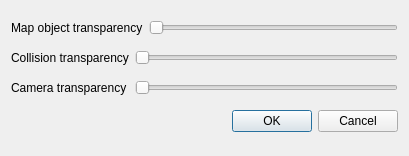
<?xml version="1.0" encoding="UTF-8"?>
<ui version="4.0">
 <class>TransparencyDialog</class>
 <widget class="QDialog" name="TransparencyDialog">
  <property name="geometry">
   <rect>
    <x>0</x>
    <y>0</y>
    <width>409</width>
    <height>156</height>
   </rect>
  </property>
  <property name="windowTitle">
   <string>Object transparency</string>
  </property>
  <layout class="QGridLayout" name="gridLayout">
   <item row="0" column="0" colspan="2">
    <widget class="QLabel" name="label">
     <property name="text">
      <string>Map object transparency</string>
     </property>
    </widget>
   </item>
   <item row="0" column="2">
    <widget class="QSlider" name="sliderMapObjects">
     <property name="minimum">
      <number>10</number>
     </property>
     <property name="maximum">
      <number>100</number>
     </property>
     <property name="orientation">
      <enum>Qt::Horizontal</enum>
     </property>
    </widget>
   </item>
   <item row="1" column="0">
    <widget class="QLabel" name="label_2">
     <property name="text">
      <string>Collision transparency</string>
     </property>
    </widget>
   </item>
   <item row="1" column="1" colspan="2">
    <widget class="QSlider" name="sliderMapCollision">
     <property name="minimum">
      <number>10</number>
     </property>
     <property name="maximum">
      <number>100</number>
     </property>
     <property name="orientation">
      <enum>Qt::Horizontal</enum>
     </property>
    </widget>
   </item>
   <item row="2" column="0">
    <widget class="QLabel" name="label_3">
     <property name="text">
      <string>Camera transparency</string>
     </property>
    </widget>
   </item>
   <item row="2" column="1" colspan="2">
    <widget class="QSlider" name="sliderCamera">
     <property name="minimum">
      <number>10</number>
     </property>
     <property name="maximum">
      <number>100</number>
     </property>
     <property name="orientation">
      <enum>Qt::Horizontal</enum>
     </property>
    </widget>
   </item>
   <item row="3" column="0" colspan="3">
    <widget class="QDialogButtonBox" name="buttonBox">
     <property name="orientation">
      <enum>Qt::Horizontal</enum>
     </property>
     <property name="standardButtons">
      <set>QDialogButtonBox::Cancel|QDialogButtonBox::Ok</set>
     </property>
    </widget>
   </item>
  </layout>
 </widget>
 <resources/>
 <connections>
  <connection>
   <sender>buttonBox</sender>
   <signal>accepted()</signal>
   <receiver>TransparencyDialog</receiver>
   <slot>accept()</slot>
   <hints>
    <hint type="sourcelabel">
     <x>248</x>
     <y>254</y>
    </hint>
    <hint type="destinationlabel">
     <x>157</x>
     <y>274</y>
    </hint>
   </hints>
  </connection>
  <connection>
   <sender>buttonBox</sender>
   <signal>rejected()</signal>
   <receiver>TransparencyDialog</receiver>
   <slot>reject()</slot>
   <hints>
    <hint type="sourcelabel">
     <x>316</x>
     <y>260</y>
    </hint>
    <hint type="destinationlabel">
     <x>286</x>
     <y>274</y>
    </hint>
   </hints>
  </connection>
 </connections>
</ui>
